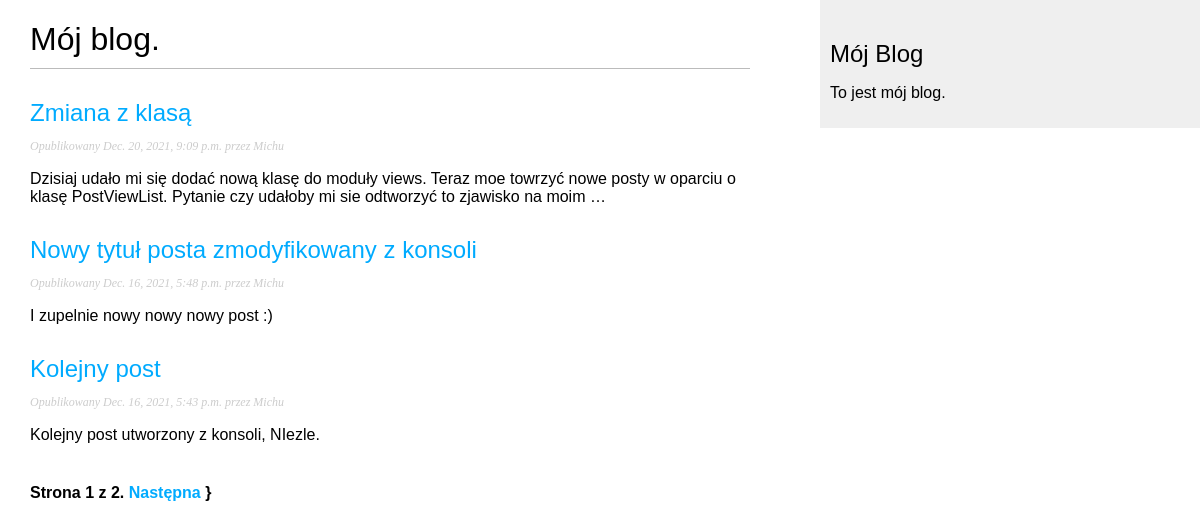
Screenshot of /blog/ with the database file from the repository.
### blog/models.py (models this page shows, shortened)
class Post(models.Model):
    STATUS_CHOICES = (
        ('draft', 'Draft'),
        ('published', 'Published'),
    )
    title = models.CharField(max_length=250)
    slug = models.SlugField(max_length=250,
                            unique_for_date='publish')
    author = models.ForeignKey(User,
                               on_delete=models.CASCADE,
                               related_name='blog_posts')
    body = models.TextField()
    publish = models.DateTimeField(default=timezone.now)
    created = models.DateTimeField(auto_now_add=True)
    updated = models.DateTimeField(auto_now=True)
    status = models.CharField(max_length=10,
                              choices=STATUS_CHOICES,
                              default='draft')
    objects = models.Manager() #Menadżer domyślny
    published = PublishedManager() #Menadzer niestandardowy
    class Meta:
        ordering = ('-publish',)
    def get_absolute_url(self):
        return reverse('blog:post_detail',
                       args=[self.publish.year,
                             self.publish.strftime('%m'),
                             self.publish.strftime('%d'),
                             self.slug])

### blog/views.py (the view)
# urls.py: path('',views.PostListView.as_view(), name='post_list'),
class PostListView(ListView):
    queryset = Post.published.all()
    context_object_name = 'posts'
    paginate_by = 3
    template_name = 'blog/post/list.html'

### blog/templates/blog/post/list.html (shortened to what this page needs)
{% extends "blog/base.html" %}
{% block content %}
    <h1>Mój blog.</h1>
        {% for post in posts %}
    <h2>
        <a href="{{ post.get_absolute_url }}">
            {{post.title}}
        </a>
    </h2>
    <p class="date">
        Opublikowany {{ post.publish }} przez {{ post.author }}
    </p>
    {{post.body|truncatewords:30|linebreaks }}
{% endfor %}
{% include "blog/pagination.html" with page=page_obj %}
{% endblock %}

### blog/templates/blog/base.html (shortened to what this page needs)
{% load static %}
<!DOCTYPE html>
<html lang="pl">
<head>
    <link href="{% static 'css/blog.css' %}" rel="stylesheet">
</head>
<body>
    <div id="content">
        {% block content %}
        {% endblock %}
    </div>
    <div id="sidebar">
        <h2>Mój Blog</h2>
            <p>To jest mój blog.</p>
    </div>
</body>
</html>

### blog/templates/blog/pagination.html (shortened to what this page needs)
<div class="pagination">
    <span class="step-links">
        <span class="current">
            Strona {{page.number}} z {{page.paginator.num_pages }}.
        </span>
            {% if page.has_next %}
        <a href="?page={{page.next_page_number }}">Następna</a>
        {% endif %}}
    </span>
</div>

### blog/static/css/blog.css (style rules this page uses)
body { margin:0; padding:0; font-family:helvetica, sans-serif; }
a { color:#00abff; text-decoration:none; }
h1 { font-weight:normal; border-bottom:1px solid #bbb; padding:0 0 10px 0; }
h2 { font-weight:normal; margin:30px 0 0; }
#content { float:left; width:60%; padding:0 0 0 30px; }
#sidebar { float:right; width:30%; padding:10px; background:#efefef; height:100%; }
p.date { color:#ccc; font-family: georgia, serif; font-size: 12px; font-style: italic; }
.pagination { margin:40px 0; font-weight:bold; }

### rows the page displays
Post: title "Zmiana z klasą", publish "Dec. 20, 2021, 9:09 p.m.", author "Michu", body "Dzisiaj udało mi się dodać nową klasę do moduły views. Teraz moe towrzyć nowe posty w oparciu o klasę PostViewList. Pytanie czy udałoby mi sie odtworzyć to zjawisko na moim …"
Post: title "Nowy tytuł posta zmodyfikowany z konsoli", publish "Dec. 16, 2021, 5:48 p.m.", author "Michu", body "I zupelnie nowy nowy nowy post :)"
Post: title "Kolejny post", publish "Dec. 16, 2021, 5:43 p.m.", author "Michu", body "Kolejny post utworzony z konsoli, NIezle."

### other values shown
{{ page.number }} "1"
{{ page.paginator.num_pages }} "2"
